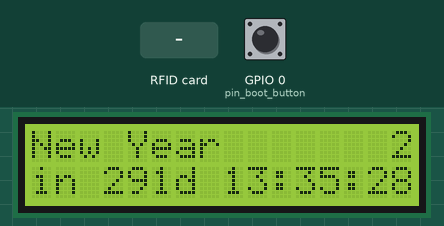
A program run on a simulated ESP32. Parts: 16×2 character LCD. The inputs (shaded band) are chosen by the test bench; at power-on: GPIO 0 (pin_boot_button) HIGH. WiFi joins after 1.5 s; servers stay silent unless stated; the local clock reads 2024-03-15 10:24:30 at power-on unless the program sets it; what the program prints to the serial monitor is not drawn.

Above: at 2.9 s.
3.0 s: GPIO 0 (pin_boot_button) pulled LOW for 3.2 s
At 6.9 s:
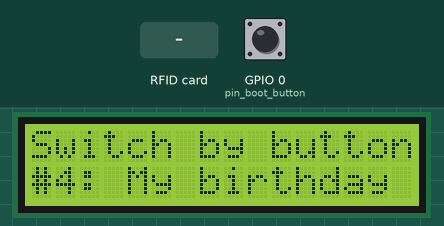
7.7 s: RFID card 5E 7A 19 C4 held to the reader
At 8.9 s:
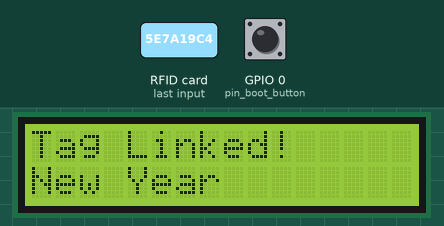
10.7 s: GPIO 0 (pin_boot_button) pulled LOW for 0.15 s
At 12.8 s:
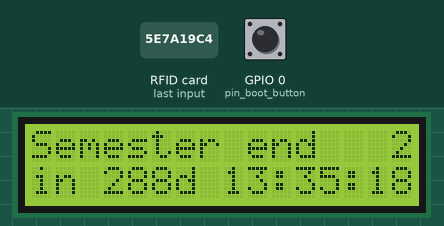
13.8 s: GPIO 0 (pin_boot_button) pulled LOW for 0.15 s
At 16.7 s:
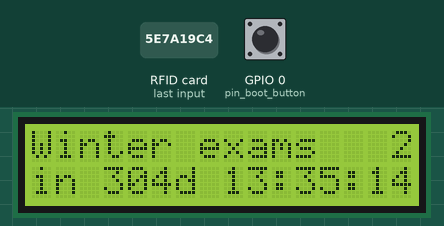
16.9 s: GPIO 0 (pin_boot_button) pulled LOW for 1 s
At 18.6 s:
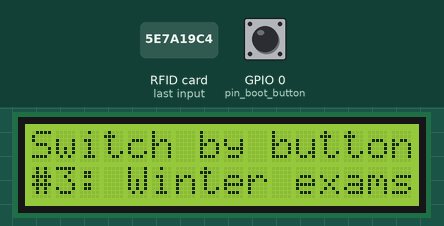
20.9 s: RFID card 5E 7A 19 C4 held to the reader
At 21.7 s:
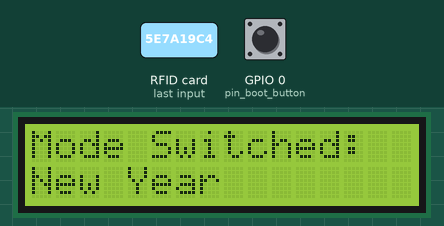

The program:

main.cpp
```cpp
#include <Arduino.h>
#include "sta.hpp"
#include "ntp.hpp"
#include "lcd.hpp"
#include "rfid.hpp"
#include "event_manager.hpp"
#include "ota.hpp"

void setup() {
    Serial.begin(115200);
    while(!Serial) delay(10);

    // 1. Initialize hardware
    lcd::init();
    rfid::init();
    event_manager::init();

    // 2. Connect to network
    lcd::printStatus("Connecting to WiFi", sta::ssid);
    if (!sta::connect_to_wifi()) {
        lcd::printStatus("WiFi conn. failed", "Check Credentials");
        while(1) delay(1000);
    }

    // 3. Initialize NTP (sync time)
    lcd::printStatus("Syncing Time by NTP", ntp::server);
    ntp::init();

    // Blocking wait for time sync (crucial for accurate countdowns)
    while (!ntp::isTimeSet()) {
        Serial.print(".");
        delay(500);
    }

    Serial.println("\n[MAIN] Time synchronized.");
    struct tm current_tm = ntp::getCurrentTime();
    Serial.printf("[MAIN] Current Local Time: %04d-%02d-%02d %02d:%02d:%02d\n",
                    current_tm.tm_year + 1900, current_tm.tm_mon + 1, current_tm.tm_mday,
                    current_tm.tm_hour, current_tm.tm_min, current_tm.tm_sec);

    // 4. Initialize OTA
    ota::init();

    lcd::printStatus("System is ready", "Scan some tags!");
}

void loop() {
    // Handle OTA updates
    ota::run();
    // Run the application logic
    event_manager::run();
}
```

event_manager.hpp
```cpp
#ifndef EVENT_MANAGER_HPP
#define EVENT_MANAGER_HPP

#include <Arduino.h>
#include <time.h>
#include "lcd.hpp"
#include "rfid.hpp"

namespace event_manager {

// --- Configuration ---
const int pin_boot_button = 0; // The "BOOT" button on ESP32 boards
const unsigned long button_delay_millis = 300;
const unsigned long run_interval_millis = 200;

// --- State Variables ---
unsigned long previous_run_millis = 0;
unsigned long previous_button_millis = 0;

// --- Data Structures ---
struct Event {
    String name;        // e.g., "New Year"
    int target_day;     // 1-31
    int target_month;   // 1-12
    String assignedUID; // The RFID tag ID linked to this event
};

// --- Events ---
// Initially, no UIDs are assigned ("").
Event events[] = {
    {"New Year", 1, 1, ""}, // Jan 1st
    {"Semester end", 29, 12, ""}, // Dec 29th
    {"Winter exams", 14, 1, ""}, // Jan 14th
    {"My birthday", 27, 7, ""}  // July 27th
};

const int EVENT_COUNT = sizeof(events) / sizeof(events[0]);
int currentEventIndex = 0; // Default to the first event

// --- Initialization ---
void init() {
    // GPIO 0 usually has an external pull-up, but internal doesn't hurt
    pinMode(pin_boot_button, INPUT_PULLUP);
}

// --- Helper: Calculate Target Timestamp (Handles "Next Year" logic) ---
time_t getNextTargetTimestamp(int day, int month) {
    time_t now;
    time(&now);
    struct tm* current_tm = localtime(&now);

    struct tm target_tm = {0};
    target_tm.tm_hour = 0; target_tm.tm_min = 0; target_tm.tm_sec = 0;
    target_tm.tm_isdst = -1; // Auto-detect DST

    target_tm.tm_mday = day;
    target_tm.tm_mon  = month - 1; // struct tm uses 0-11 for months

    // 1. Assume the event is this year
    target_tm.tm_year = current_tm->tm_year;

    time_t target_ts = mktime(&target_tm);

    // 2. If the target is in the past, move it to next year
    if (difftime(target_ts, now) < 0) {
        target_tm.tm_year += 1;
        target_ts = mktime(&target_tm);
    }

    return target_ts;
}

// --- Logic: Handle Button Press ---
void checkButton() {
    // Button is usually Active LOW (0 when pressed)
    if (digitalRead(pin_boot_button) == LOW) {
        // Simple Debounce
        unsigned long current_millis = millis();
        if (current_millis - previous_button_millis >= button_delay_millis) {
            previous_button_millis = current_millis;

            // Cycle to next event
            currentEventIndex = (currentEventIndex + 1) % EVENT_COUNT;

            lcd::showMessage("Switch by button",
                "#" + String(currentEventIndex + 1) + ": " + events[currentEventIndex].name, 1000, false
            );
        }
    }
}

// --- Logic: Handle RFID Scans ---
void processRFID() {
    if (millis() < lcd::ui_message_unlock_time) return;

    String newUID = rfid::scanCard();

    if (newUID == "") return; // No card detected

    Serial.println("[LOGIC] Scanned Tag: " + newUID);

    // 1. Check if this tag is already known
    for (int i = 0; i < EVENT_COUNT; i++) {
        if (events[i].assignedUID == newUID) {
            currentEventIndex = i;
            Serial.println("[LOGIC] Known tag. Switching to: " + events[i].name);
            lcd::showMessage("Mode Switched:", events[i].name, 1500);
            return;
        }
    }

    // 2. If unknown, look for an empty slot to assign it to
    for (int i = 0; i < EVENT_COUNT; i++) {
        if (events[i].assignedUID == "") {
            events[i].assignedUID = newUID;
            currentEventIndex = i;
            Serial.println("[LOGIC] Learned new tag for: " + events[i].name);
            lcd::showMessage("Tag Linked!", events[i].name, 1500);
            return;
        }
    }

    // 3. If all slots full and tag is unknown, just cycle manually
    currentEventIndex = (currentEventIndex + 1) % EVENT_COUNT;
    lcd::showMessage("Cycling Mode...", events[currentEventIndex].name, 1000);
}

// --- Logic: Update Display ---
void updateDisplay() {
    // 1. Check if the UI is "Locked" by a previous message
    if (millis() < lcd::ui_message_unlock_time) {
        // Do not overwrite current message with the clock yet.
        return;
    }

    // 2. Only update clock every 200ms
    if (millis() - previous_run_millis < run_interval_millis) {
        return;
    }
    time_t now;
    time(&now);

    Event& e = events[currentEventIndex];
    time_t target = getNextTargetTimestamp(e.target_day, e.target_month);
    double diff = difftime(target, now);

    // Calculate display year
    struct tm* target_struct = localtime(&target);
    int targetYear = target_struct->tm_year + 1900;

    if (diff > 0) {
        long rem = (long)diff;
        int d = rem / 86400; rem %= 86400;
        int h = rem / 3600;  rem %= 3600;
        int m = rem / 60;
        int s = rem % 60;

        char line1[21];
        char line2[21];

        // Format: "Name       2026"
        snprintf(line1, 20, "%-14s %d", e.name.c_str(), targetYear);
        // Format: "in 123d 12:00:00"
        snprintf(line2, 20, "in %3dd %02d:%02d:%02d", d, h, m, s);

        lcd::printStatus(String(line1), String(line2), true);
    } else {
        lcd::printStatus("EVENT REACHED!", e.name, true);
    }
}

// --- Main Public Function ---
void run() {
    checkButton();
    processRFID();
    updateDisplay();
}

} // namespace event_manager
#endif
```

ntp.hpp
```cpp
#ifndef NTP_HPP
#define NTP_HPP

#include <Arduino.h>
#include <time.h>

namespace ntp {

const char* server = "pool.ntp.org";
// Moscow Timezone: MSK (UTC+3)
// POSIX Format: "MSK-3"
const char* timeZone = "MSK-3";

void init() {
    Serial.println("[NTP] Setting up time...");
    // Config time with specific timezone string
    configTzTime(timeZone, server);
}

bool isTimeSet() {
    struct tm timeinfo;
    if (!getLocalTime(&timeinfo)) {
        return false;
    }
    // Simple check: if year is less than 2020, time hasn't synced
    return (timeinfo.tm_year + 1900) > 2020;
}

struct tm getCurrentTime() {
    struct tm timeinfo;
    getLocalTime(&timeinfo);
    return timeinfo;
}

} // namespace ntp
#endif // NTP_HPP
```

ota.hpp
```cpp
#ifndef OTA_HPP
#define OTA_HPP

#include <Arduino.h>
#include <ESPAsyncWebServer.h>
#include <ElegantOTA.h>
#include "sta.hpp"

namespace ota {

AsyncWebServer server(80);

void init() {
    Serial.println("[OTA] Initializing Async WebServer...");

    // 1. Diagnostic Endpoint
    server.on("/hello", HTTP_GET, [](AsyncWebServerRequest *request){
        request->send(200, "text/plain", "Web Server is Alive!");
    });

    // 2. Redirect Root to /update
    server.on("/", HTTP_GET, [](AsyncWebServerRequest *request) {
        request->redirect("/update");
    });

    // 3. Start ElegantOTA
    ElegantOTA.begin(&server);

    // 4. Start Server
    server.begin();

    Serial.println("[OTA] Server Ready.");
    Serial.println("      1. Test: http://" + sta::get_ip() + "/hello");
    Serial.println("      2. OTA:  http://" + sta::get_ip() + "/update");
}

void run() {
    ElegantOTA.loop();
}

} // namespace ota

#endif // OTA_HPP
```

rfid.hpp
```cpp
#ifndef RFID_HPP
#define RFID_HPP

#include <Arduino.h>
#include <SPI.h>
#include <MFRC522.h>

namespace rfid {

const uint8_t PIN_RST = 17; // Reset pin
const uint8_t PIN_SS  = 5;  // Slave Select (SDA on module)

MFRC522 mfrc522(PIN_SS, PIN_RST);

void init() {
    Serial.println("[RFID] Initializing RC522...");
    SPI.begin();
    mfrc522.PCD_Init();
}

String scanCard() {
    if (!mfrc522.PICC_IsNewCardPresent()) return "";
    if (!mfrc522.PICC_ReadCardSerial()) return "";

    String uidRaw = "";
    for (byte i = 0; i < mfrc522.uid.size; i++) {
        uidRaw += String(mfrc522.uid.uidByte[i] < 0x10 ? "0" : "");
        uidRaw += String(mfrc522.uid.uidByte[i], HEX);
    }
    uidRaw.toUpperCase();

    mfrc522.PICC_HaltA();
    mfrc522.PCD_StopCrypto1();

    return uidRaw;
}

} // namespace rfid
#endif // RFID_HPP
```

sta.hpp
```cpp
#ifndef STA_HPP
#define STA_HPP

#include <Arduino.h>
#include <WiFi.h>

namespace sta {

const char* ssid     = "Home2.4";
const char* password = "DontPanic42!";

bool connect_to_wifi() {
  Serial.print("[STA] Connecting to WiFi...");
  WiFi.begin(ssid, password);
  int i = 0;
  while (WiFi.status() != WL_CONNECTED && i < 20) {
    delay(500);
    Serial.print(".");
    i++;
  }
  Serial.println("");
  if (i >= 20) {
    Serial.println("[STA] Connection timed out.");
    return false;
  }

  Serial.println("[STA] WiFi connected.");
  Serial.printf("[STA] IP address: %s\n", WiFi.localIP().toString().c_str());
  Serial.printf("[STA] MAC address: %s\n", WiFi.macAddress().c_str());

  return true;
}

double get_signal_strength() {
  if (WiFi.status() != WL_CONNECTED) {
    Serial.println("[STA] Not connected to WiFi.");
    return 0.0;
  }
  int8_t rssi = WiFi.RSSI();
  if (rssi >= -50) {
    Serial.println("[STA] Signal strength: 100%");
    return 100.0;
  } else if (rssi <= -100) {
    Serial.println("[STA] Signal strength: 0%");
    return 0.0;
  } else {
    // Map RSSI (-100 to -50 dBm) to percentage (0% to 100%)
    // https://stackoverflow.com/a/15798024
    double signalStrengthPercent = map(rssi, -100, -50, 0, 100);
    Serial.printf("[STA] Signal strength: %.2f%%\n", signalStrengthPercent);
    return signalStrengthPercent;
  }
}

String get_ip() {
  return WiFi.localIP().toString();
}

} // namespace sta

#endif // STA_HPP
```

lcd.hpp
```cpp
#ifndef LCD_HPP
#define LCD_HPP

#include <Arduino.h>
#include <Wire.h>
#include <LiquidCrystal_I2C.h>

namespace lcd {

// --- CONFIGURATION ---
// Set to 'false' to silence the Serial Monitor simulation
const bool print_to_serial = true;

// --- State Variables ---
unsigned long ui_message_unlock_time = 0;

// Adjust 0x27 to 0x3F if your screen doesn't work
LiquidCrystal_I2C lcd(0x27, 16, 2);

// Custom char: Hourglass / Clock icon
byte clockChar[] = {
  0x1F, 0x11, 0x0A, 0x04, 0x04, 0x0A, 0x1F, 0x00
};

void init() {
    Wire.begin();
    Wire.setTimeOut(10);

    if (print_to_serial) {
        Serial.println("[LCD] Initializing Display (Hardware)...");
    }

    lcd.init();
    lcd.backlight();
    lcd.createChar(0, clockChar);

    lcd.setCursor(0, 0);
    lcd.print("Booting System..");

    if (print_to_serial) {
        Serial.println("[LCD] Booting System...");
    }
}

void printStatus(String line1, String line2, bool serial_return_carriage = false) {
    // Hardware
    lcd.clear();
    lcd.setCursor(0, 0);
    lcd.print(line1);
    lcd.setCursor(0, 1);
    lcd.print(line2);

    // Serial Simulation
    if (print_to_serial) {
        Serial.printf("[LCD] %-20s | %-20s%s", line1.c_str(), line2.c_str(), serial_return_carriage ? "\r" : "\n");
    }
}

// --- Helper: Show a message and lock the UI for X seconds ---
void showMessage(String line1, String line2, int duration_ms, bool serial_return_carriage = true) {
    lcd::printStatus(line1, line2, serial_return_carriage);
    // Set the future time when the UI is allowed to update again
    ui_message_unlock_time = millis() + duration_ms;
}

} // namespace lcd
#endif // LCD_HPP
```

Measured:
- after the input at 3.0 s, the display: first differs from a run without the input after 0.09 s (image 1 shows a later state)
- after the input at 7.7 s, the display: changes at once (image 2)
- after the input at 10.7 s, the display: first changes after 0.05 s (image 3 shows a later state)
- after the input at 13.8 s, the display: first changes after 0.09 s (image 4 shows a later state)
- after the input at 16.9 s, the display: first changes at once (image 5 shows a later state)
- after the input at 20.9 s, the display: changes after 0.07 s (image 6)
- what the display in image 2 shows lasts 1.6 s, from 7.7 s to 9.3 s
